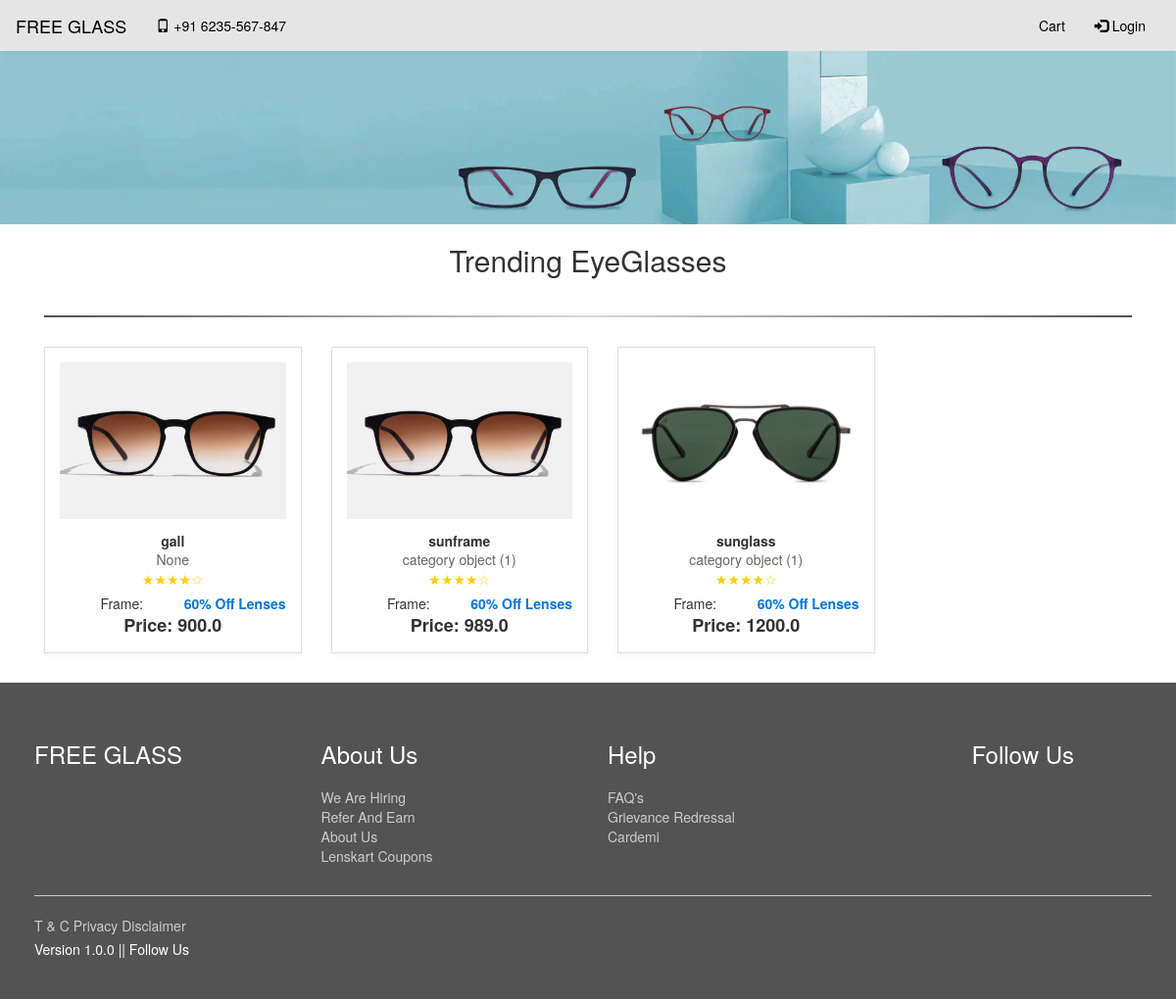
Screenshot of /eyeglass with the database file from the repository.
### glass/models.py (models this page shows)
class Product(models.Model):
    name= models.CharField(max_length=250)
    price= models.FloatField()
    image= models.ImageField(upload_to='product/')
    description= models.TextField()
    category= models.ForeignKey(category, on_delete=models.CASCADE,null=True)

class category(models.Model):
    name = models.CharField(max_length=250)

### glass/views.py (the view)
# urls.py: path('eyeglass', views.eyeglass, name='eyeglass'),
def eyeglass(request):
    product = Product.objects.all()
    return render(request, 'user/eyeglass.html', {'product' : product})

### templates/user/eyeglass.html (shortened to what this page needs)
<!DOCTYPE html>
<html lang="en">
<head>
  <link rel="stylesheet" href="https://maxcdn.bootstrapcdn.com/bootstrap/3.4.1/css/bootstrap.min.css">
</head>
<body>
  <nav class="navbar navbar-inverse" style="background-color: grey;">
    <div class="container-fluid">
      <div class="navbar-header">
        <a class="navbar-brand" href="{% url 'index' %}" style="color: black;">FREE GLASS</a>
      </div>
      <div class="collapse navbar-collapse" id="myNavbar">
        <ul class="nav navbar-nav">
          <li>
            <a href="tel:+1234567890" style="color: black;">
              <span class="glyphicon glyphicon-phone"></span> +91 6235-567-847
            </a>
          </li>
        </ul>
        <ul class="nav navbar-nav navbar-right">
          <li><a href="{% url 'cart' %}">Cart</a></li>
          <li><a href="{% url 'user_logout_view' %}"><span class="glyphicon glyphicon-log-in"></span> Login</a></li>
        </ul>
      </div>
    </div>
  </nav>
<div><img src="../static/photos/Eyeglasses_Desktop1.webp" class="img-responsive" style="width: 100%;" alt="no img"></div>
<div class="container text-center">
  <h2>Trending EyeGlasses</h2>
  <div class="container-fluid">
    <hr style="
      border: 0;
      height: 2px;
      background-image: linear-gradient(to right, rgba(0, 0, 0, 0.678), rgba(0, 0, 0, 0.15), rgba(0, 0, 0, 0.678));
      margin: 30px 0;
    ">
  </div>
  <div class="container py-5">
    <div class="row g-4">
        {% for i in product %}
        <div class="col-6 col-md-4 col-lg-3">
            <div class="product-card">
                <div class="product-img-container">
                    <img src="{{i.image.url}}" alt="Oakley Socket 5.5" width="100%"  class="img-fluid w-100 rounded">
                </div>
                <div class="product-info">
                    <h5 class="product-name">{{i.name}}</h5>
                    <div class="product-category">{{i.category}}</div>
                    <div class="product-rating">★★★★☆</div>
                    <div class="lens-discount">60% Off Lenses</div>
                    <div class="mt-3">
                        <div>Frame:</div>
                        <div class="product-price">Price: {{i.price}}</div>
                    </div>
                </div>
            </div>
        </div>
        {% endfor %}
    </div>
  </div>
</div>
<footer class="footer">
  <div class="container">
    <div class="row">
      <div class="col-md-3 mb-4">
        <h3>FREE GLASS</h3>
      </div>
      <div class="col-md-3 mb-4">
        <h3>About Us</h3>
        <ul class="list-unstyled">
          <li><a href="#">We Are Hiring</a></li>
          <li><a href="#">Refer And Earn</a></li>
          <li><a href="#">About Us</a></li>
          <li><a href="#">Lenskart Coupons</a></li>
        </ul>
      </div>
      <div class="col-md-3 mb-4">
        <h3>Help</h3>
        <ul class="list-unstyled">
          <li><a href="#">FAQ's</a></li>
          <li><a href="#">Grievance Redressal</a></li>
          <li><a href="#">Cardemi</a></li>
        </ul>
      </div>
      <div class="col-md-3 mb-4 text-md-end text-center">
        <h3>Follow Us</h3>
        <div class="social-icons">
        </div>
      </div>
    </div>
    <hr>
    <div class="d-flex flex-column flex-md-row justify-content-between align-items-center pt-3">
      <div class="mb-2 mb-md-0">
        <a href="#" class="me-3">T & C</a>
        <a href="#" class="me-3">Privacy</a>
        <a href="#" class="me-3">Disclaimer</a>
      </div>
      <div class="mb-2 mb-md-0">
        Version 1.0.0 || Follow Us
        <span class="social-icons">
        </span>
      </div>
    </div>
  </div>
</footer>
</body>
</html>

### templates/user/eyeglass.html (style rules this page uses)
.navbar { margin-bottom: 0; border-radius: 0; }
.navbar-inverse { background-color: #E5E5E5 !important; border-color: #E5E5E5; }
.navbar-inverse .navbar-nav > li > a { color: #000; }
.product-card { border: 1px solid #e0e0e0; margin-bottom: 30px; padding: 15px; position: relative; height: 100%; box-shadow: 0 2px 5px rgba(0,0,0,0.05); transition: all 0.3s ease; }
.product-img-container { overflow: hidden; margin-bottom: 15px; position: relative; text-align: center; display: flex; justify-content: center; align-items: center; height: 160px; }
.product-info { margin-top: 10px; }
.product-name { font-weight: bold; margin-bottom: 0; }
.product-category { color: #666; font-size: 14px; }
.product-rating { color: #f8ce0b; margin-bottom: 5px; }
.product-price { font-weight: bold; font-size: 18px; }
.lens-discount { color: #0275d8; font-weight: bold; float: right; }
.footer { background-color: rgb(83, 83, 83); color: #fff; padding: 40px 20px; font-size: 14px; }
.footer a { color: #ccc; text-decoration: none; }
.footer h3 { color: #fff; margin-bottom: 20px; }
.footer hr { border-top: 1px solid #ccc; }

### rows the page displays
Product: image (picture), name "gall", category "None", price "900.0"
Product: image (picture), name "sunframe", category "category object (1)", price "989.0"
Product: image (picture), name "sunglass", category "category object (1)", price "1200.0"
